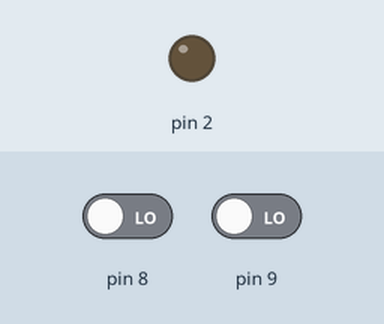
The sketch below on a simulated Arduino Uno, built with avr-gcc and run on an emulated ATmega328P. On the bench: output pins drawn as LEDs (lit = HIGH). The test bench sets the inputs (shaded band); at power-on: pin 8 LOW, pin 9 LOW. The audio player accepts every command and is not drawn.

Above: at 1.7 s.
1.8 s: pin 8 driven HIGH
At 2.3 s:
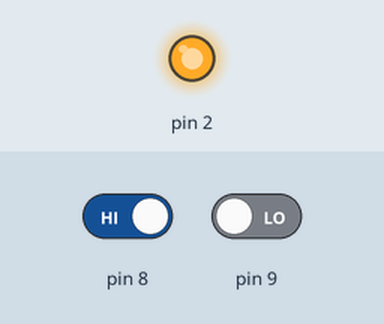
3.3 s: pin 9 driven HIGH
Timing chart, 0 to 6.3 s (numbered marks = the images above; inputs shaded):
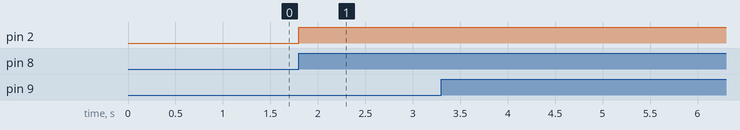

The sketch:

dfplayer.ino
```cpp
#include <SoftwareSerial.h>
#include <DFRobotDFPlayerMini.h>

SoftwareSerial mySerial(0, 1);
DFRobotDFPlayerMini myDFPlayer;

// Running into issues with playing an audio file after the first successful audio file

void setup () {
  pinMode(8, INPUT);
  pinMode(9, INPUT);
  pinMode(2, OUTPUT);

  mySerial.begin(9600);
  myDFPlayer.begin(mySerial); //set Serial for DFPlayer-mini mp3 module
  myDFPlayer.volume(20);
}

void loop () {
  if(digitalRead(8) == HIGH){
    digitalWrite(2, HIGH);
    myDFPlayer.play(1); //play 0001.mp3
    delay(4000); //4 sec, time delay to allow 0001.mp3 to finish playing
    digitalWrite(2, LOW);
  }
  if(digitalRead(9) == HIGH){
    digitalWrite(2, HIGH);
    myDFPlayer.play(2); //play 0002.mp3
    delay (7000); //7 sec, time delay to allow 0002.mp3 to finish playing
    digitalWrite(2, LOW);
  }

}
```

saw.c
```cpp
// Pin Definitions
const int lightSensorPin = A0;  // Light sensor connected to analog pin
const int ledPin = 6;           // LED pin to indicate saw action detected
int threshold = 500;            // Adjust this based on your sensor setup

void setup() {
  pinMode(ledPin, OUTPUT);
  digitalWrite(ledPin, LOW); // Make sure the LED is initially off

  Serial.begin(9600);
}

void loop() {
  int sensorValue = analogRead(lightSensorPin);

  Serial.print("Light Sensor Value: ");
  Serial.println(sensorValue);

  // If the sensor value is below the threshold (saw is blocking the light)
  if (sensorValue < threshold) {
    digitalWrite(ledPin, HIGH);  // Turn on LED to indicate action detected
    delay(2000);                 // Keep the LED on for 2 seconds
    digitalWrite(ledPin, LOW);   // Turn off LED
  }

  delay(100); // Small delay between readings
}
```

screwDriver.c
```cpp
// Pin Definitions
const int encoderPinA = 4;   // CLK pin on KY-040
const int encoderPinB = 5;   // DT pin on KY-040
const int ledPin = 6;        // LED pin to indicate success
int encoderPosition = 0;
int lastEncoderPinA = LOW;

void setup() {
  pinMode(encoderPinA, INPUT);
  pinMode(encoderPinB, INPUT);
  pinMode(ledPin, OUTPUT);
  digitalWrite(ledPin, LOW); // Make sure the LED is initially off
}

void loop() {
  int currentEncoderPinA = digitalRead(encoderPinA);

  // Detect rotation (rising edge of CLK)
  if (currentEncoderPinA != lastEncoderPinA && currentEncoderPinA == HIGH) {
    if (digitalRead(encoderPinB) != currentEncoderPinA) {
      encoderPosition++;  // Clockwise rotation
    } else {
      encoderPosition--;  // Counterclockwise rotation
    }

    // If encoder has turned 10 steps (threshold for testing)
    if (encoderPosition >= 10) {
      digitalWrite(ledPin, HIGH);  // Turn on LED to indicate success
      delay(2000);                 // Keep the LED on for 2 seconds
      digitalWrite(ledPin, LOW);   // Turn off LED
      encoderPosition = 0;         // Reset encoder position for next test
    }
  }

  lastEncoderPinA = currentEncoderPinA;
}
```

Measured:
- after the input at 1.8 s, pin 2: LOW → HIGH at once
